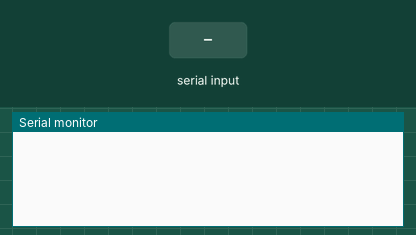
Simulated run of this sketch. Board: Arduino Leonardo, built with avr-gcc and run on an emulated ATmega32U4. On the bench: the last lines printed to the serial monitor. Inputs (shaded band) come from the test bench. USB keyboard and mouse output is not drawn.

Above: at 1.2 s.
1.3 s: "run" received over Serial
At 2.6 s:
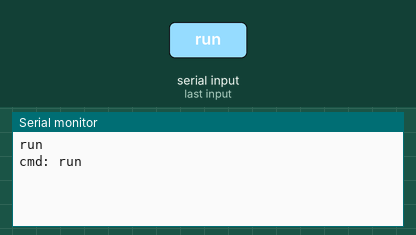
3.8 s: "s" received over Serial
At 5.7 s:
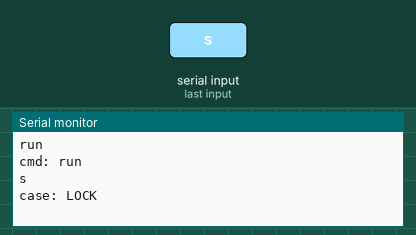
6.2 s: "1" received over Serial
At 7.6 s:
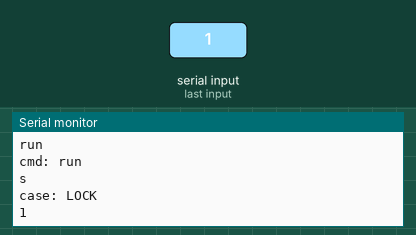

The sketch:

keyboard_tools.ino
```cpp
#include "Keyboard.h"

#define RUN 0
#define LOCK 1


// change this to match the command you want to run:

//int command = RUN;
int command = LOCK;

//String incoming = "";   // for incoming serial string data
//String incoming;

void setup() {
  Serial.begin(9600);
  Keyboard.begin();
  // put your setup code here, to run once:

}

void loop() {

  // check for incoming serial data:
//  if (Serial.available() > 0) {
    if (Serial.available() > 0) {
    // read incoming serial data:
    //    char inChar = Serial.read();
    String incoming = Serial.readString();
//     String incoming = Serial.readString();
    //    Serial.println(inChar);
    Serial.println(incoming);

    // Type the next ASCII value from what you received:

    // Keyboard.write(inChar + 1);
    // if (inChar == 'run') {
    if (incoming == "run") {
      Serial.println("cmd: run");
      Keyboard.press(KEY_LEFT_GUI);
      // Keyboard.press('e');
      Keyboard.press('r');
      Keyboard.releaseAll();
      // break;
    }


    //    delay(1000)

    //    else if (inChar == 's') {
    else if (incoming == "s") {
      switch (command) {
        case LOCK:
          // case 'g':
          Serial.println("case: LOCK");
          //        Keyboard.press(KEY_LEFT_GUI);
          //        Keyboard.press('r');
          //        Keyboard.releaseAll();
          break;


          //        // CTRL-ALT-DEL:
          //        Keyboard.press(KEY_LEFT_CTRL);
          //        Keyboard.press(KEY_LEFT_ALT);
          //        Keyboard.press(KEY_DELETE);
          //        delay(100);
          //        Keyboard.releaseAll();
          //        // ALT-l:
          //        delay(2000);
          //        Keyboard.press(KEY_LEFT_ALT);
          //        Keyboard.press('l');
          //        Keyboard.releaseAll();
          //        break;

      }
    }

  }
}

// https://www.thewindowsclub.com/keyboard-shortcuts-shut-down-lock-windows
```

Measured:
- after the input at 1.3 s, the serial monitor: prints a new line after 1.0 s (image 1)
- after the input at 3.8 s, the serial monitor: prints a new line after 1.0 s (image 2)
- after the input at 6.2 s, the serial monitor: prints a new line after 1.0 s (image 3)
